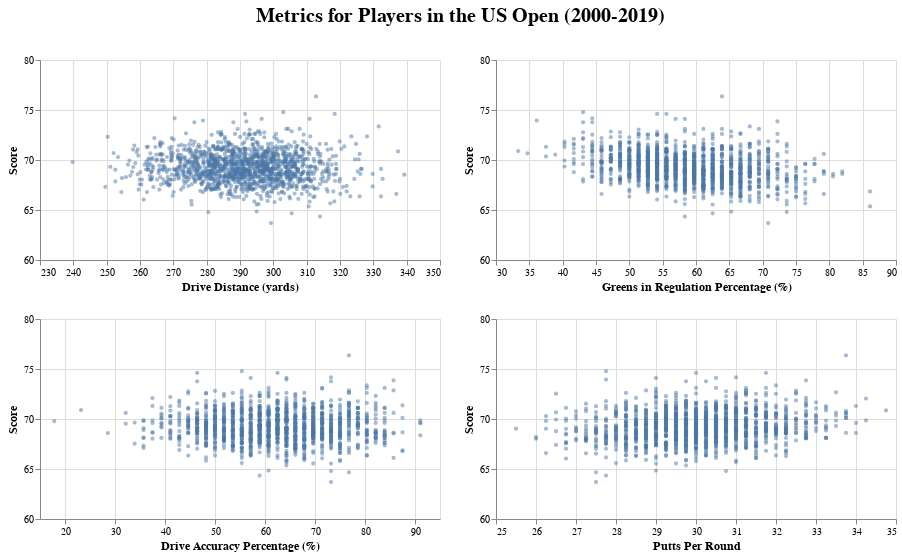

The notebook cell saved with this chart:
### Code cell
plot_1 = alt.Chart(df).mark_point(size = 5, opacity = 0.5).encode(
    alt.X('drive_dist', axis = alt.Axis(title = 'Drive Distance (yards)', labelAngle = 0), scale = alt.Scale(domain =(230, 350))),
    alt.Y('score', axis = alt.Axis(title = 'Score'), scale = alt.Scale(domain =(60, 80))), 
).properties(width = 400, height = 200)
plot_2 = alt.Chart(df).mark_point(size = 5, opacity = 0.5).encode(
    alt.X('drive_acc_pct', axis = alt.Axis(title = 'Drive Accuracy Percentage (%)', labelAngle = 0), scale = alt.Scale(domain =(15, 95))),
    alt.Y('score', axis = alt.Axis(title = 'Score'), scale = alt.Scale(domain =(60, 80))), 
).properties(width = 400, height = 200)
plot_3 = alt.Chart(df).mark_point(size = 5, opacity = 0.5).encode(
    alt.X('greens_pct', axis = alt.Axis(title = 'Greens in Regulation Percentage (%)', labelAngle = 0), scale = alt.Scale(domain =(30, 90))),
    alt.Y('score', axis = alt.Axis(title = 'Score'), scale = alt.Scale(domain =(60, 80))), 
).properties(width = 400, height = 200)
plot_4 = alt.Chart(df).mark_point(size = 5, opacity = 0.5).encode(
    alt.X('putts', axis = alt.Axis(title = 'Putts Per Round'), scale = alt.Scale(domain =(25, 35))),
    alt.Y('score', axis = alt.Axis(title = 'Score'), scale = alt.Scale(domain =(60, 80))), 
).properties(width = 400, height = 200)

(plot_1 & plot_2 | plot_3 & plot_4).properties(
    title = "Metrics for Players in the US Open (2000-2019)"
).configure_axis(
    labelFontSize = 10, titleFontSize = 12
).configure_title(
    fontSize = 20,
    dx = 250, dy = -25)

### Figure 1 — Vega-Lite specification as saved in the notebook (floating-point values rounded to 4 significant figures; data arrays with more than 128 entries replaced by an {"elided": "..."} marker saying what was removed)
{"config": {"view": {"continuousWidth": 400, "continuousHeight": 300}, "axis": {"labelFontSize": 10, "titleFontSize": 12}, "title": {"dx": 250, "dy": -25, "fontSize": 20}}, "hconcat": [{"vconcat": [{"mark": {"type": "point", "opacity": 0.5, "size": 5}, "encoding": {"x": {"type": "quantitative", "axis": {"labelAngle": 0, "title": "Drive Distance (yards)"}, "field": "drive_dist", "scale": {"domain": [230, 350]}}, "y": {"type": "quantitative", "axis": {"title": "Score"}, "field": "score", "scale": {"domain": [60, 80]}}}, "height": 200, "width": 400}, {"mark": {"type": "point", "opacity": 0.5, "size": 5}, "encoding": {"x": {"type": "quantitative", "axis": {"labelAngle": 0, "title": "Drive Accuracy Percentage (%)"}, "field": "drive_acc_pct", "scale": {"domain": [15, 95]}}, "y": {"type": "quantitative", "axis": {"title": "Score"}, "field": "score", "scale": {"domain": [60, 80]}}}, "height": 200, "width": 400}]}, {"vconcat": [{"mark": {"type": "point", "opacity": 0.5, "size": 5}, "encoding": {"x": {"type": "quantitative", "axis": {"labelAngle": 0, "title": "Greens in Regulation Percentage (%)"}, "field": "greens_pct", "scale": {"domain": [30, 90]}}, "y": {"type": "quantitative", "axis": {"title": "Score"}, "field": "score", "scale": {"domain": [60, 80]}}}, "height": 200, "width": 400}, {"mark": {"type": "point", "opacity": 0.5, "size": 5}, "encoding": {"x": {"type": "quantitative", "axis": {"title": "Putts Per Round"}, "field": "putts", "scale": {"domain": [25, 35]}}, "y": {"type": "quantitative", "axis": {"title": "Score"}, "field": "score", "scale": {"domain": [60, 80]}}}, "height": 200, "width": 400}]}], "data": {"name": "data-de6d3fadb22d3cffcad2a644d62d1607"}, "title": "Metrics for Players in the US Open (2000-2019)", "$schema": "https://vega.github.io/schema/vega-lite/v4.0.2.json", "datasets": {"data-de6d3fadb22d3cffcad2a644d62d1607": {"elided": "1418 records"}}}
